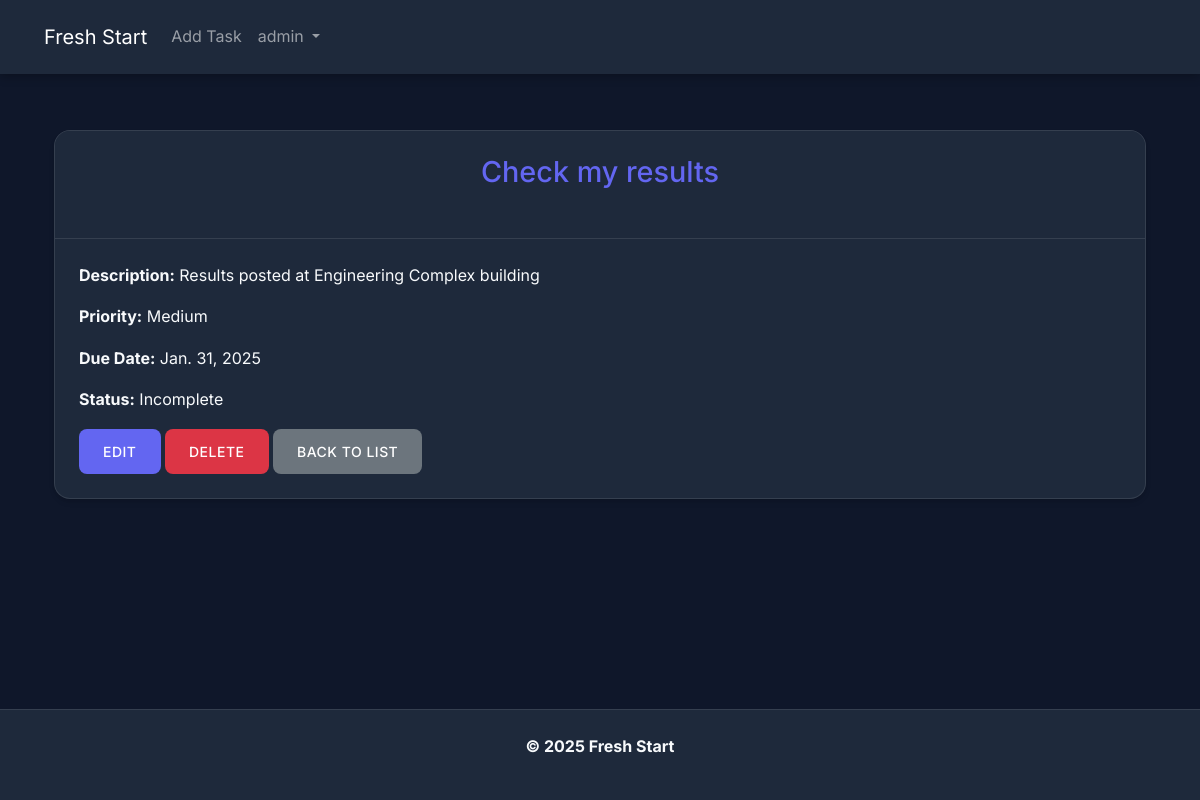
The app's page /tasks/13/ (signed in) with its own data.
### authentication/models.py (models this page shows, shortened)
class CustomUser(AbstractUser):
    email = models.EmailField(unique=True)
    is_email_verified = models.BooleanField(default=False)
    created_at = models.DateTimeField(auto_now_add=True)
    updated_at = models.DateTimeField(auto_now=True)
    USERNAME_FIELD = "username"
    REQUIRED_FIELDS = ["email"]

### tasks/models.py (models this page shows, shortened)
class Task(models.Model):
    PRIORITY_CHOICES = [
        ("Low", "Low"),
        ("Medium", "Medium"),
        ("High", "High"),
    ]
    title = models.CharField(max_length=225)
    description = models.TextField(blank=True, null=True)
    completed = models.BooleanField(default=False)
    due_date = models.DateField(null=True, blank=True)
    priority = models.CharField(
        max_length=10, choices=PRIORITY_CHOICES, default="Medium"
    )
    user = models.ForeignKey(User, on_delete=models.CASCADE, related_name="tasks")
    created_at = models.DateTimeField(auto_now_add=True)
    updated_at = models.DateTimeField(auto_now=True)
    class Meta:
        ordering = ["-created_at"]
        indexes = [
            models.Index(fields=["user", "completed", "due_date"]),
        ]

### tasks/views.py (the view)
# urls.py: path("<int:pk>/", views.TaskDetailView.as_view(), name="task_detail"),
class TaskDetailView(LoginRequiredMixin, DetailView):
    model = Task
    template_name = "tasks/task_detail.html"
    context_object_name = "task"

### templates/tasks/task_detail.html (shortened to what this page needs)
{% extends 'base.html' %}
{% load static %}
{% block content %}
<div class="container mt-4">
    <div class="card" style="background: var(--bg-secondary); color: var(--text-primary);">
        <div class="card-header" style="background: var(--bg-secondary); color: var(--text-primary);">
            <h2 class="nav-brand">{{ task.title }}</h2>
        </div>
        <div class="card-body">
            <p class="card-text"><strong>Description:</strong> {{ task.description }}</p>
            <p class="card-text"><strong>Priority:</strong> {{ task.get_priority_display }}</p>
            <p class="card-text"><strong>Due Date:</strong> {{ task.due_date }}</p>
            <p class="card-text"><strong>Status:</strong> {% if task.completed %}Completed{% else %}Incomplete{% endif %}</p>
            <a href="{% url 'tasks:task_update' task.id %}" class="btn btn-primary">Edit</a>
            <a href="{% url 'tasks:task_delete' task.id %}" class="btn btn-danger">Delete</a>
            <a href="{% url 'tasks:task_list' %}" class="btn btn-secondary">Back to List</a>
        </div>
    </div>
</div>
{% endblock %}

### templates/_header.html (shortened to what this page needs)
<header>
    <nav class="navbar navbar-expand-lg navbar-dark custom-bg fixed-top">
        <div class="container-fluid">
            <a class="navbar-brand" href="{% url 'tasks:task_list' %}">Fresh Start</a>
            <div class="collapse navbar-collapse" id="navbarSupportedContent">
                <ul class="navbar-nav me-auto mb-2 mb-lg-0">
                    {% if user.is_authenticated %}
                        <li class="nav-item">
                            <a class="nav-link" href="{% url 'tasks:task_create' %}">Add Task</a>
                        </li>
                        <li class="nav-item dropdown">
                            <a class="nav-link dropdown-toggle" href="#" role="button" data-bs-toggle="dropdown" aria-expanded="false">
                                {{ user.username }}
                            </a>
                        </li>
                    {% endif %}
                </ul>
            </div>
        </div>
    </nav>
</header>

### static/authentication/css/styles.css (style rules this page uses)
:root { --bg-primary: #0f172a; --bg-secondary: #1e293b; --text-primary: #f8fafc; --text-secondary: #94a3b8; --accent: #6366f1; --accent-hover: #4f46e5; --error: #ef4444; --success: #22c55e; --card-shadow: 0 4px 6px -1px rgba(0, 0, 0, 0.1), 0 2px 4px -1px rgba(0, 0, 0, 0.06); --transition: all 0.3s ease; }
* { margin: 0; padding: 0; box-sizing: border-box; }
body { background: var(--bg-primary); color: var(--text-primary); font-family: 'Inter', system-ui, -apple-system, sans-serif; min-height: 100vh; display: flex; flex-direction: column; line-height: 1.6; }
nav.navbar { background: rgba(30, 41, 59, 0.95); backdrop-filter: blur(10px); padding: 1rem 2rem; position: sticky; top: 0; z-index: 1000; box-shadow: 0 2px 10px rgba(0, 0, 0, 0.3); }
.btn { padding: 0.75rem 1.5rem; border-radius: 8px; font-weight: 500; transition: var(--transition); border: none; text-transform: uppercase; letter-spacing: 0.5px; font-size: 0.875rem; }
.btn-primary { background: var(--accent); color: white; }
h2 { color: var(--accent); text-align: center; margin-bottom: 1.5rem; font-size: 1.8rem; }
a { color: var(--accent); text-decoration: none; transition: opacity 0.3s ease; }
.card { border-radius: 16px; border: 1px solid rgba(255, 255, 255, 0.1); overflow: hidden; box-shadow: var(--card-shadow); }
.card-header { border-bottom: 1px solid rgba(255, 255, 255, 0.1); padding: 1.5rem; }
.card-body { padding: 1.5rem; }
.container { animation: fadeIn 0.3s ease-out; }
.custom-bg { background-color: var(--bg-secondary) !important; }

### records on screen
CustomUser: username "admin"
Task: title "Check my results", description "Results posted at Engineering Complex building", priority "Medium", due_date "Jan. 31, 2025"
